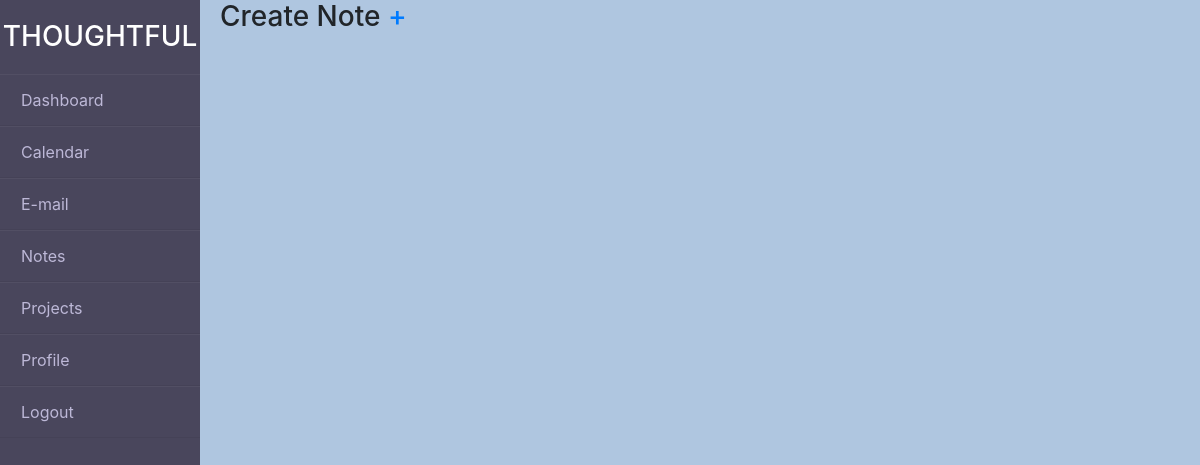
/notes (signed in), run on an earlier commit of the app's database.
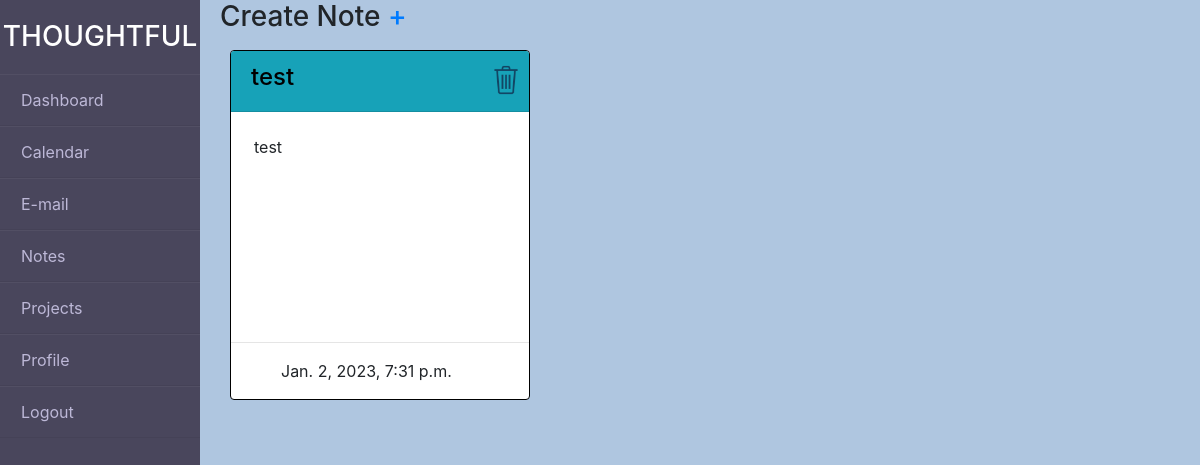
And on a later commit of the database.
### mydashboard/models.py (models this page shows, shortened)
class Note(models.Model):
    colors = [
        ("bg-danger","Red"),
        ("bg-info","Teal"),
        ("bg-success","Green"),
        ("bg-warning","Yellow"),
    ]
    title = models.CharField(max_length=200, null=True)
    description = models.TextField(max_length=200)
    date_created = models.DateTimeField(auto_now_add=True)
    color = models.CharField(max_length=10,choices=colors,default="Teal")
    user = models.ForeignKey(User, on_delete=models.CASCADE, null=True)

### mydashboard/decorators.py (the view)
        def wrapper_func(request, *args, **kwargs):
            group = None
            if request.user.groups.exists():
                group = request.user.groups.all()[0].name
            if group in allowed_roles:
                return view_func(request, *args, **kwargs)
            else:
                return HttpResponse("You are not authorized to view this page")

### mydashboard/views.py (called while the page is built)
@login_required(login_url='loginPage')
@allowed_users(allowed_roles=['user','admin'])
def notes(request):
    un = request.user
    notes = Note.objects.all().filter(user=un)
    notes_num = notes.count()
    context = {
        "notes":notes,
        "notes_num":notes_num,
    }
    return render(request, "mydashboard/Notes/notes.html", context)

### mydashboard/templates/mydashboard/Notes/notes.html (shortened to what this page needs)
{% extends 'mydashboard/base.html' %}
{% load static %}
{% block content %}
    <div class="main-content">
        <h3><span>Create Note <a href="{% url 'createNote' %}">+</a></span></h3>
        <div style="clear: both;">
            {% for note in notes %}
                <div class="card">
                    <div class="card-header {{note.color}}"><a id="noteHeader" href="{% url 'editNote' note.id %}"><h4>{{note.title}}</h4></a>
                        <a href="{% url 'deleteNote' note.id %}"><img id="deleteImg" src="{% static '/images/trash.png' %}"></a></div>
                    <div class="card-body">
                        <p class="card-text">{{note.description}}</p>
                    </div>
                    <hr>
                    <div>
                        <p id="dateText">{{note.date_created}}</p>
                    </div>
                </div>
            {% endfor %}
        </div>
    </div>
{% endblock %}

What changed in the data, as far as the page shows it:
added Note: title "test", description "test", date_created "Jan. 2, 2023, 7:31 p.m."
